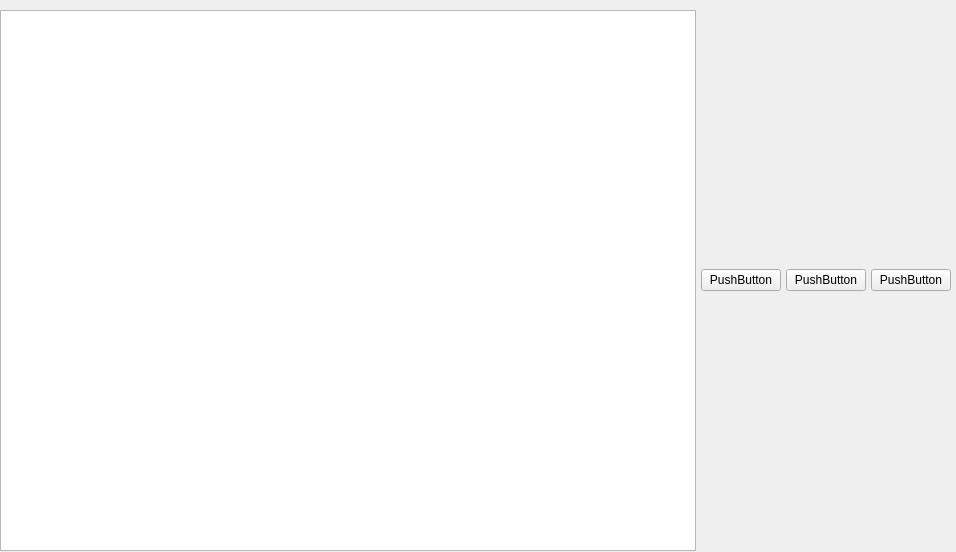
<?xml version="1.0" encoding="UTF-8"?>
<ui version="4.0">
 <class>AVLT</class>
 <widget class="QMainWindow" name="AVLT">
  <property name="geometry">
   <rect>
    <x>0</x>
    <y>0</y>
    <width>956</width>
    <height>552</height>
   </rect>
  </property>
  <property name="sizePolicy">
   <sizepolicy hsizetype="Expanding" vsizetype="Expanding">
    <horstretch>0</horstretch>
    <verstretch>0</verstretch>
   </sizepolicy>
  </property>
  <property name="windowTitle">
   <string>MainWindow</string>
  </property>
  <widget class="QWidget" name="centralwidget">
   <property name="sizePolicy">
    <sizepolicy hsizetype="Expanding" vsizetype="Expanding">
     <horstretch>0</horstretch>
     <verstretch>0</verstretch>
    </sizepolicy>
   </property>
   <widget class="QWidget" name="horizontalLayoutWidget">
    <property name="geometry">
     <rect>
      <x>0</x>
      <y>10</y>
      <width>951</width>
      <height>541</height>
     </rect>
    </property>
    <layout class="QHBoxLayout" name="horizontalLayout" stretch="10,1,1,1">
     <property name="spacing">
      <number>5</number>
     </property>
     <property name="rightMargin">
      <number>0</number>
     </property>
     <property name="bottomMargin">
      <number>0</number>
     </property>
     <item>
      <widget class="QGraphicsView" name="graphicsView"/>
     </item>
     <item>
      <widget class="QPushButton" name="pushButton_3">
       <property name="text">
        <string>PushButton</string>
       </property>
      </widget>
     </item>
     <item>
      <widget class="QPushButton" name="pushButton_2">
       <property name="text">
        <string>PushButton</string>
       </property>
      </widget>
     </item>
     <item>
      <widget class="QPushButton" name="pushButton">
       <property name="text">
        <string>PushButton</string>
       </property>
      </widget>
     </item>
    </layout>
   </widget>
  </widget>
 </widget>
 <resources/>
 <connections/>
</ui>
